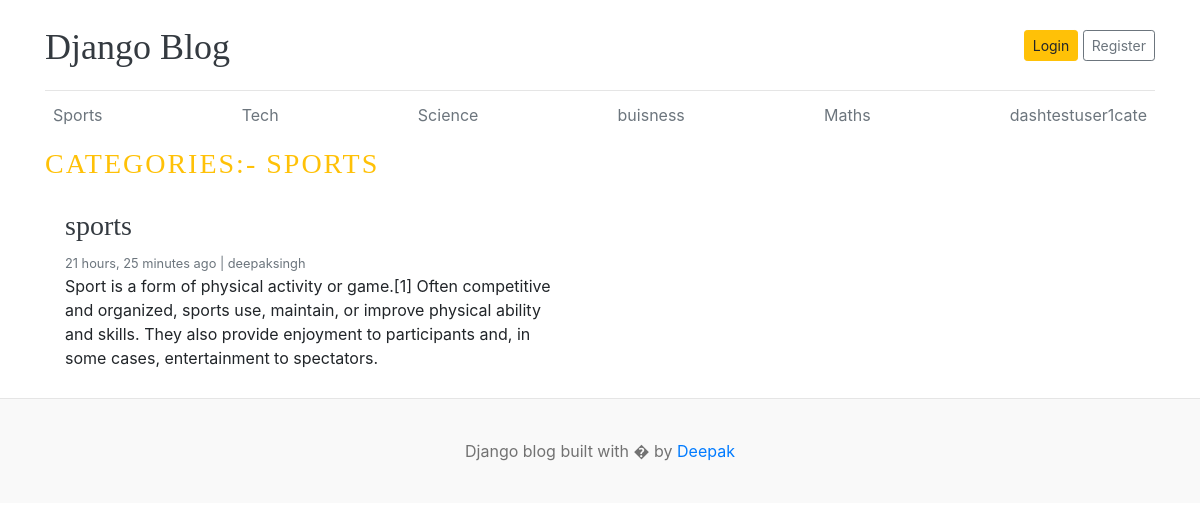
Page /category/1/ on the committed database.
### blog/models.py (models this page shows, shortened)
class Category(models.Model):
    category_name=models.CharField(max_length=255,unique=True)
    created_at=models.DateTimeField(auto_now_add=True)
    updated_at=models.DateTimeField(auto_now=True)
    class Meta:
        verbose_name_plural='categories'
    def __str__(self):
        return self.category_name

class Blog(models.Model):
    title=models.CharField(max_length=255)
    slug=models.SlugField(max_length=500,unique=True)
    category=models.ForeignKey(Category,on_delete=models.CASCADE)
    author=models.ForeignKey(User,on_delete=models.CASCADE)
    featured_image=models.ImageField(upload_to='uploads/%Y/%m/%d/',blank=True)
    excerpt=models.TextField(max_length=255)
    content=models.TextField(max_length=2000)
    status=models.CharField(max_length=20,choices=STATUS_CHOICES,default='Draft')
    IS_FEATURED=models.BooleanField(default=False)
    created_at=models.DateTimeField(auto_now_add=True)
    updated_at=models.DateTimeField(auto_now=True)

### blog/views.py (the view)
# urls.py: path('<int:category_id>/',views.posts_by_category,name='posts_by_category'),
def posts_by_category(request,category_id):
    posts=Blog.objects.filter(status='Published', category=category_id)
    category=get_object_or_404(Category,pk=category_id)
    context={
        'posts':posts,
        'category':category,
    }
    return  render(request, 'posts_by_category.html', context)

### blog/context_processors.py (called while the page is built)
def get_Categories(request):
    categories=Category.objects.all()
    return {'categories':categories}

def get_sociallinks(request):
    sociallinks=sociallink.objects.all()
    return {'sociallinks':sociallinks}

### templates/posts_by_category.html
{% extends 'base.html' %}
{% block content %}
 <h3 class="text-uppercase  text-warning " style="letter-spacing:2px">Categories:- {{ category }}</h3>
  <div class="row mb-2">
    {% if posts %}
    {% for post in posts %}
    <div class="col-md-6">
      <div class="card border-0" >
        <div class="card-body">
          <h3><a href="{% url 'blogs' post.slug %}" class="text-dark">{{post.title}}</a></h3>
          <small class="mb-1 text-muted">{{post.created_at | timesince }} ago | {{post.author}}</small>
          <p class="card-text">{{post.excerpt}}</p>
        </div>
      </div>
    </div>
    {% endfor %}
    {% else %}
    <div class="alert alert-warning">No posts found</div>
    {% endif %}
  </div>
</div>
 {% endblock %}

### templates/base.html (shortened to what this page needs)
{% load static %}
<!DOCTYPE html>
<html lang="en">
<head>
    <link href="https://getbootstrap.com/docs/4.0/dist/css/bootstrap.min.css" rel="stylesheet">
    <link href="{% static 'css/blog.css' %}" rel="stylesheet">
    <link rel="stylesheet" href="https://cdnjs.cloudflare.com/ajax/libs/font-awesome/4.7.0/css/font-awesome.min.css">
  </head>
<body>
    <div class="container">
      <header class="blog-header py-3">
        <div class="row flex-nowrap justify-content-between align-items-center">
          <div class="col-8 pt-1">
            <a class="blog-header-logo text-dark" href="/">Django Blog</a>
          </div>
          <div class="col-4 d-flex justify-content-end align-items-center">
            {% if not user.is_authenticated %}
            <a class="btn btn-sm btn-warning" href="{% url 'login' %}">Login</a> &nbsp;
            <a class="btn btn-sm btn-outline-secondary" href="{% url 'register' %}">Register</a>
            {% else %}
              <span><a href="{% url 'dashboard' %}">dashboard</a> </span>
              <span><a href="{% url 'logout' %}"> Logout </a></span>
            {% endif %}
          </div>
        </div>
      </header>
      <div class="nav-scroller py-1 mb-2">
        <nav class="nav d-flex justify-content-between">
          {% for category in categories %}
          <a class="p-2 text-muted" href="{% url 'posts_by_category' category.id %}">{{category.category_name}}</a>
          {% endfor %}
        </nav>
      </div>
{% block content %}
{% endblock %}
<footer class="blog-footer">
    <p>Django blog built with � by <a href="#">Deepak</a></p>
  </footer>
  </body>
  </html>

### blog_main/static/css/blog.css (style rules this page uses)
.blog-header { border-bottom: 1px solid #e5e5e5; }
.blog-header-logo { font-family: "Playfair Display", Georgia, "Times New Roman", serif; font-size: 2.25rem; }
h1, h2, h3, h4, h5, h6 { font-family: "Playfair Display", Georgia, "Times New Roman", serif; }
.blog-footer { padding: 2.5rem 0; color: #727272; text-align: center; background-color: #f9f9f9; border-top: .05rem solid #e5e5e5; }
.blog-footer p:last-child { margin-bottom: 0; }

### rows in the picture
Category: category_name "Sports", category_name "SPORTS"
Category: category_name "Tech"
Category: category_name "Science"
Category: category_name "buisness"
Category: category_name "Maths"
Category: category_name "dashtestuser1cate"
Blog: title "sports", created_at "21 hours, 25 minutes", author "deepaksingh", excerpt "Sport is a form of physical activity or game.[1] Often competitive and organized, sports use, maintain, or improve physical ability and skills. They also provide enjoyment to participants and, in some cases, entertainment to spectators."
